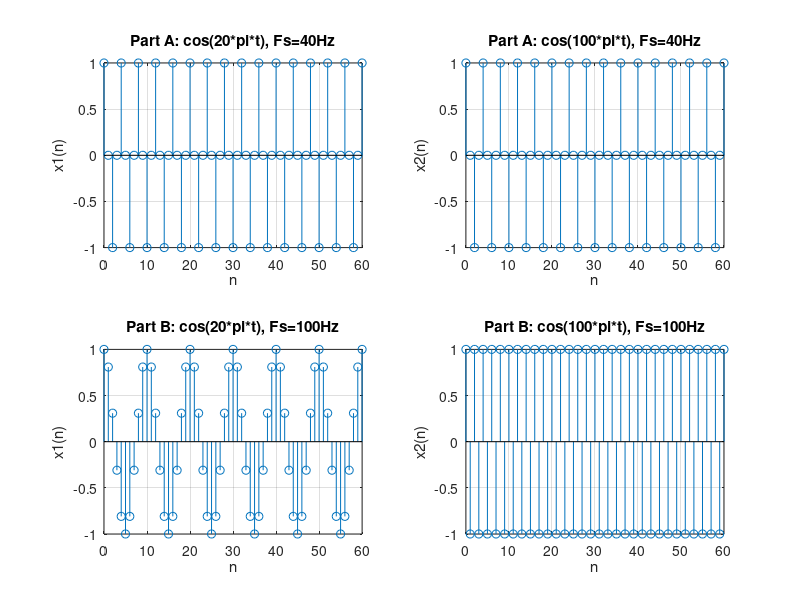

The MATLAB script that drew this image:
% author: Tyler Thompson
% date: 2/6/2019
% description: ECE4550 Matlab Assignment #1 Problem 1

clear;
close all;

n = 0:60;
Fsa = 40;
Fsb = 100;

ta = n/Fsa;
tb = n/Fsb;

f1a = cos(20*pi*ta);
f2a = cos(100*pi*ta);
f1b = cos(20*pi*tb);
f2b = cos(100*pi*tb);

figure(1)

% part A plots
subplot(2,2,1)
stem(n,f1a)
grid on
title('Part A: cos(20*pi*t), Fs=40Hz');
xlabel('n');
ylabel('x1(n)');

subplot(2,2,2)
stem(n,f2a)
grid on
title('Part A: cos(100*pi*t), Fs=40Hz');
xlabel('n');
ylabel('x2(n)');

% part B plots
subplot(2,2,3)
stem(n,f1b)
grid on
title('Part B: cos(20*pi*t), Fs=100Hz');
xlabel('n');
ylabel('x1(n)');

subplot(2,2,4)
stem(n,f2b)
grid on
title('Part B: cos(100*pi*t), Fs=100Hz');
xlabel('n');
ylabel('x2(n)')
